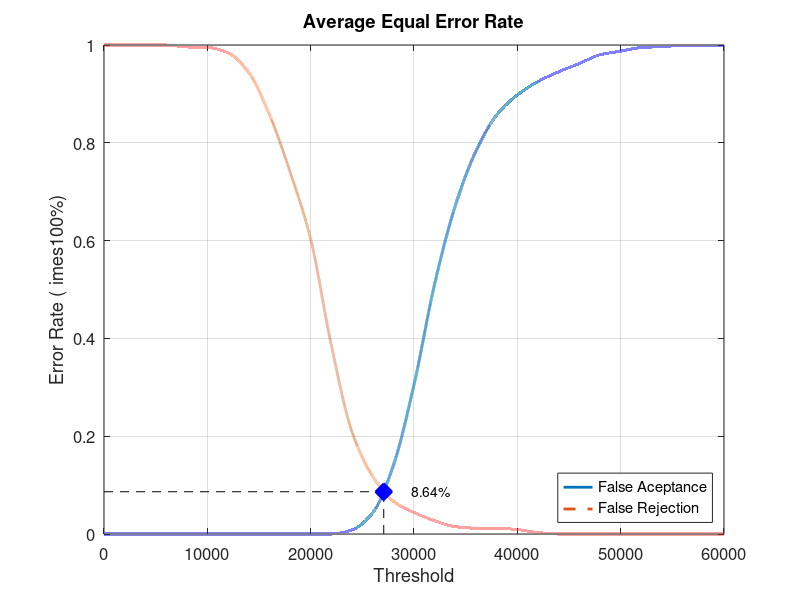
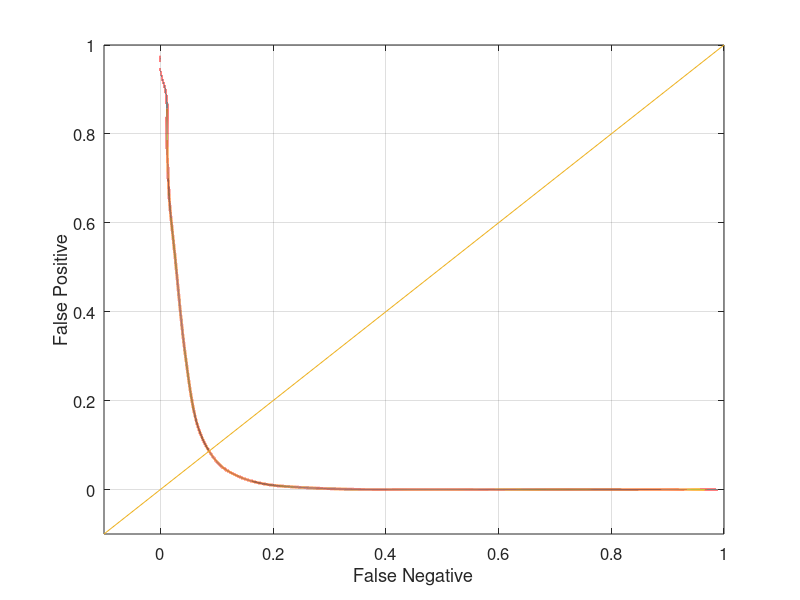

Recreate these plots in MATLAB, in order.
close all;
clear;
clc;
x = 0:2000:60000;
xq = 0:0.5:60000;

y0 = [0 0 0 0 0 0 0 0 0 0 0 0 0.00842105 0.0431579 0.14 0.305263 0.511579 0.671579 0.783158 0.856842 0.897895 0.925263 0.945263 0.962105 0.98 0.987368 0.994737 0.996842 0.998947 0.998947 1]
yy0 = interp1(x, y0, xq, 'pchip');
y1 = [1 1 1 1 0.996 0.995 0.984 0.944 0.858 0.741 0.603 0.386 0.209 0.118 0.067 0.044 0.027 0.015 0.012 0.012 0.009 0.003 0 0 0 0 0 0 0 0 0]
yy1 = interp1(x, y1, xq, 'pchip');

% Calculating EER: 
y2 = abs(y0 - y1);
find(y2 == min(y2))
yy2 = abs(yy0 - yy1);
xEER = find(yy2 == min(yy2));
xEERIndex = xq(xEER) % X-axis EER
yEER = yy0(xEER) % Y-axis EER

main = figure
plot(xq, yy0,'-','LineWidth', 2);	hold on
plot(xq, yy1,'--','LineWidth', 2);	hold on
plot([xEERIndex xEERIndex], [0 yEER], 'k--');	hold on
plot([0 xEERIndex], [yEER yEER], 'k--');	hold on
plot(xEERIndex, yEER, 'bx', 'LineWidth', 10);	hold on
text(xEERIndex + 10 * xEERIndex / 100, yEER, [num2str(round((10000 * yEER)) / 100) '%'])
legend('False Aceptance', 'False Rejection', 'Location', 'SouthEast')
xlabel('Threshold')
ylabel('Error Rate (	imes100%)')
title('Average Equal Error Rate')
set(gca, 'FontSize', 12)
axis([0 60000 0 1])
grid on

print(main, 'Database1AverageMain', '-dpng');
FNRxFPR = figure('Color', [1 1 1]);
plot(yy1, yy0, '-', yy1, yy0, 'LineWidth', 2);
hold on
y = -0.1:0.1:1
plot(y, y); 
set(gca, 'FontSize', 12)
xlabel('False Negative')
ylabel('False Positive')
axis([-0.1 1 -0.1 1])
set(gca, 'FontSize', 12)
grid on

print(FNRxFPR, 'Database1AverageFNRxFPR','-dpng');
